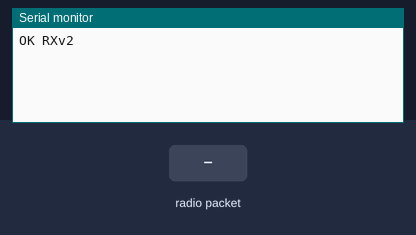
Simulated run of this sketch. Board: Arduino Uno, built with avr-gcc and run on an emulated ATmega328P. On the bench: the last lines printed to the serial monitor. Inputs (shaded band) come from the test bench. No radio packets arrive unless stated.

Above: at 1.2 s.
1.3 s: radio packet "1" arrives
At 1.8 s:
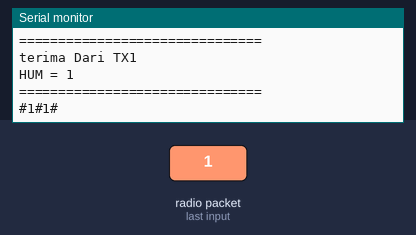
2.8 s: radio packet "2" arrives
At 4.3 s:
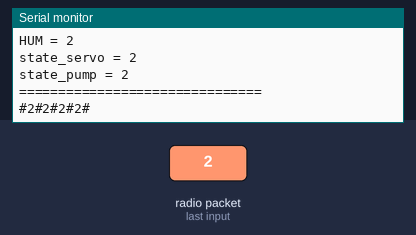

The sketch:

Firmware_RX_v2.ino
```cpp
#include <SPI.h>
#include <nRF24L01.h>
#include <RF24.h>

RF24 radio(7, 8);                  // PIN CE, CSN
const byte address[6] = "00003";   // alamat NRF RX
char total_pesan[32];
String dataIN;
String terima_nomor, terima_kelembaban, terima_stateservo, terima_statepump, terima_level;
bool parsing = false;
int nomor;
int simpan_kelembaban = 0;
int simpan_servo = 0;
int simpan_pump = 0;

void setup() {
  Serial.begin(115200);
  radio.begin();                      // inisialisasi NRF
  radio.openReadingPipe(0, address);  // membuka mode baca nrf
  radio.setPALevel(RF24_PA_MIN);
  radio.startListening();  // mulai sebagai receiver
  Serial.println("OK RXv2");
}

void loop() {
  if (radio.available()) {                          // jika ada data masuk di nRF
    radio.read(&total_pesan, sizeof(total_pesan));  // membaca data dari NRF
    Serial.println(total_pesan);                    // tampilkan di serial monitor
    parsing = true;
  }
  if (parsing == true) {  // Jika Parsing benar
    dataIN = String(total_pesan);
    parsingRespon();
    parsing = false;  // ubah status Parsing
  }
}

void parsingRespon() {                               // Sub program Parsing DATA
  int awal = dataIN.indexOf('#');                    //Jika Data Awal Berupa #
  int akhir = dataIN.indexOf('#', awal + 1);         // data akhirberupa#
  terima_nomor = dataIN.substring(awal + 1, akhir);  // data diantara # berarti data nya
  nomor = terima_nomor.toInt();
  if (nomor == 1) {
    awal = dataIN.indexOf('#', akhir);
    akhir = dataIN.indexOf('#', awal + 1);
    terima_kelembaban = dataIN.substring(awal + 1, akhir);
    simpan_kelembaban = terima_kelembaban.toInt();
    simpan_kelembaban = constrain(simpan_kelembaban, 0, 100);  // Batas nilai kelembaban

    Serial.println("===============================");
    Serial.println("terima Dari TX1");
    Serial.print("HUM = ");
    Serial.println(simpan_kelembaban);
    Serial.println("===============================");
    Serial.println("");

    // Kirim data ke NodeMCU
    String dataToSend = "#" + String(nomor) + "#" + String(simpan_kelembaban) + "#";
    Serial.println(dataToSend);  // Mengirimkan data via Serial ke NodeMCU
  }
  if (nomor == 2) {
    awal = dataIN.indexOf('#', akhir);
    akhir = dataIN.indexOf('#', awal + 1);
    terima_kelembaban = dataIN.substring(awal + 1, akhir);
    simpan_kelembaban = terima_kelembaban.toInt();
    simpan_kelembaban = constrain(simpan_kelembaban, 0, 100);  // Batas nilai kelembaban

    awal = dataIN.indexOf('#', akhir);
    akhir = dataIN.indexOf('#', awal + 1);
    terima_stateservo = dataIN.substring(awal + 1, akhir);
    simpan_servo = terima_stateservo.toInt();

    awal = dataIN.indexOf('#', akhir);
    akhir = dataIN.indexOf('#', awal + 1);
    terima_statepump = dataIN.substring(awal + 1, akhir);
    simpan_pump = terima_statepump.toInt();

    Serial.println("===============================");
    Serial.println("terima Dari TX2");
    Serial.print("HUM = ");
    Serial.println(simpan_kelembaban);
    Serial.print("state_servo = ");
    Serial.println(simpan_servo);
    Serial.print("state_pump = ");
    Serial.println(simpan_pump);
    Serial.println("===============================");
    Serial.println("");

    // Kirim data ke NodeMCU
    String dataToSend = "#" + String(nomor) + "#" + String(simpan_kelembaban) + "#" + String(simpan_servo) + "#" + String(simpan_pump) + "#";
    Serial.println(dataToSend);  // Mengirimkan data via Serial ke NodeMCU
  }
}
```

Measured:
- after the input at 1.3 s, the serial monitor: prints a new line at once (image 1)
- after the input at 2.8 s, the serial monitor: prints a new line at once (image 2)
